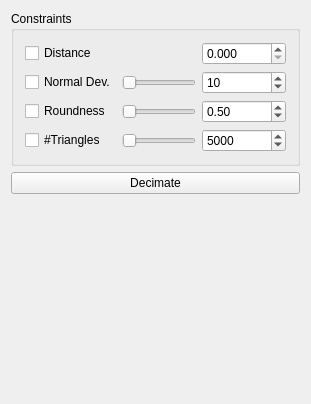
<ui version="4.0" >
 <class>DecimaterToolbar</class>
 <widget class="QWidget" name="DecimaterToolbar" >
  <property name="geometry" >
   <rect>
    <x>0</x>
    <y>0</y>
    <width>311</width>
    <height>404</height>
   </rect>
  </property>
  <property name="windowTitle" >
   <string>Form</string>
  </property>
  <layout class="QVBoxLayout" name="verticalLayout" >
   <item>
    <widget class="QGroupBox" name="groupBox_2" >
     <property name="title" >
      <string>Constraints</string>
     </property>
     <layout class="QGridLayout" >
      <item row="0" column="0" >
       <widget class="QCheckBox" name="cbDistance" >
        <property name="text" >
         <string>Distance</string>
        </property>
       </widget>
      </item>
      <item row="1" column="0" >
       <widget class="QCheckBox" name="cbNormalDev" >
        <property name="text" >
         <string>Normal Dev.</string>
        </property>
       </widget>
      </item>
      <item row="1" column="2" >
       <widget class="QSpinBox" name="sbNormalDev" >
        <property name="enabled" >
         <bool>true</bool>
        </property>
        <property name="toolTip" >
         <string comment="Maximal normal deviation between original normal and normals after decimation step defined in degrees." >&lt;html>&lt;head>&lt;meta name="qrichtext" content="1" />&lt;style type="text/css">
p, li { white-space: pre-wrap; }
&lt;/style>&lt;/head>&lt;body style=" font-family:'Sans Serif'; font-size:9pt; font-weight:400; font-style:normal;">
&lt;p style=" margin-top:0px; margin-bottom:0px; margin-left:0px; margin-right:0px; -qt-block-indent:0; text-indent:0px;">Maximal normal deviation between &lt;/p>
&lt;p style=" margin-top:0px; margin-bottom:0px; margin-left:0px; margin-right:0px; -qt-block-indent:0; text-indent:0px;">original normal and normals after &lt;/p>
&lt;p style=" margin-top:0px; margin-bottom:0px; margin-left:0px; margin-right:0px; -qt-block-indent:0; text-indent:0px;">decimation step defined in degrees.&lt;/p>&lt;/body>&lt;/html></string>
        </property>
        <property name="maximum" >
         <number>180</number>
        </property>
        <property name="value" >
         <number>10</number>
        </property>
       </widget>
      </item>
      <item row="2" column="0" >
       <widget class="QCheckBox" name="cbRoundness" >
        <property name="enabled" >
         <bool>true</bool>
        </property>
        <property name="text" >
         <string>Roundness</string>
        </property>
        <property name="checkable" >
         <bool>true</bool>
        </property>
        <property name="checked" >
         <bool>false</bool>
        </property>
       </widget>
      </item>
      <item row="2" column="1" >
       <widget class="QSlider" name="horizontalSlider_2" >
        <property name="orientation" >
         <enum>Qt::Horizontal</enum>
        </property>
       </widget>
      </item>
      <item row="3" column="0" >
       <widget class="QCheckBox" name="cbTriangles" >
        <property name="enabled" >
         <bool>true</bool>
        </property>
        <property name="text" >
         <string>#Triangles</string>
        </property>
       </widget>
      </item>
      <item row="3" column="1" >
       <widget class="QSlider" name="horizontalSlider_3" >
        <property name="orientation" >
         <enum>Qt::Horizontal</enum>
        </property>
       </widget>
      </item>
      <item row="3" column="2" >
       <widget class="QSpinBox" name="triangleCount" >
        <property name="enabled" >
         <bool>true</bool>
        </property>
        <property name="maximum" >
         <number>100000</number>
        </property>
        <property name="value" >
         <number>5000</number>
        </property>
       </widget>
      </item>
      <item row="2" column="2" >
       <widget class="QDoubleSpinBox" name="roundness" >
        <property name="enabled" >
         <bool>true</bool>
        </property>
        <property name="decimals" >
         <number>2</number>
        </property>
        <property name="maximum" >
         <double>1.000000000000000</double>
        </property>
        <property name="singleStep" >
         <double>0.010000000000000</double>
        </property>
        <property name="value" >
         <double>0.500000000000000</double>
        </property>
       </widget>
      </item>
      <item row="0" column="2" >
       <widget class="QDoubleSpinBox" name="sbDistance" >
        <property name="decimals" >
         <number>3</number>
        </property>
        <property name="maximum" >
         <double>10000.000000000000000</double>
        </property>
        <property name="singleStep" >
         <double>1.000000000000000</double>
        </property>
        <property name="value" >
         <double>0.000000000000000</double>
        </property>
       </widget>
      </item>
      <item row="1" column="1" >
       <widget class="QSlider" name="horizontalSlider" >
        <property name="orientation" >
         <enum>Qt::Horizontal</enum>
        </property>
       </widget>
      </item>
     </layout>
     <zorder>cbDistance</zorder>
     <zorder>cbNormalDev</zorder>
     <zorder>sbNormalDev</zorder>
     <zorder>cbRoundness</zorder>
     <zorder>horizontalSlider_2</zorder>
     <zorder>cbTriangles</zorder>
     <zorder>horizontalSlider_3</zorder>
     <zorder>triangleCount</zorder>
     <zorder>roundness</zorder>
     <zorder>sbDistance</zorder>
     <zorder>horizontalSlider</zorder>
    </widget>
   </item>
   <item>
    <widget class="QPushButton" name="pbDecimate" >
     <property name="enabled" >
      <bool>true</bool>
     </property>
     <property name="text" >
      <string>Decimate</string>
     </property>
    </widget>
   </item>
   <item>
    <spacer name="verticalSpacer" >
     <property name="orientation" >
      <enum>Qt::Vertical</enum>
     </property>
     <property name="sizeHint" stdset="0" >
      <size>
       <width>20</width>
       <height>201</height>
      </size>
     </property>
    </spacer>
   </item>
  </layout>
 </widget>
 <layoutdefault spacing="6" margin="11" />
 <pixmapfunction>qPixmapFromMimeSource</pixmapfunction>
 <resources/>
 <connections/>
</ui>
